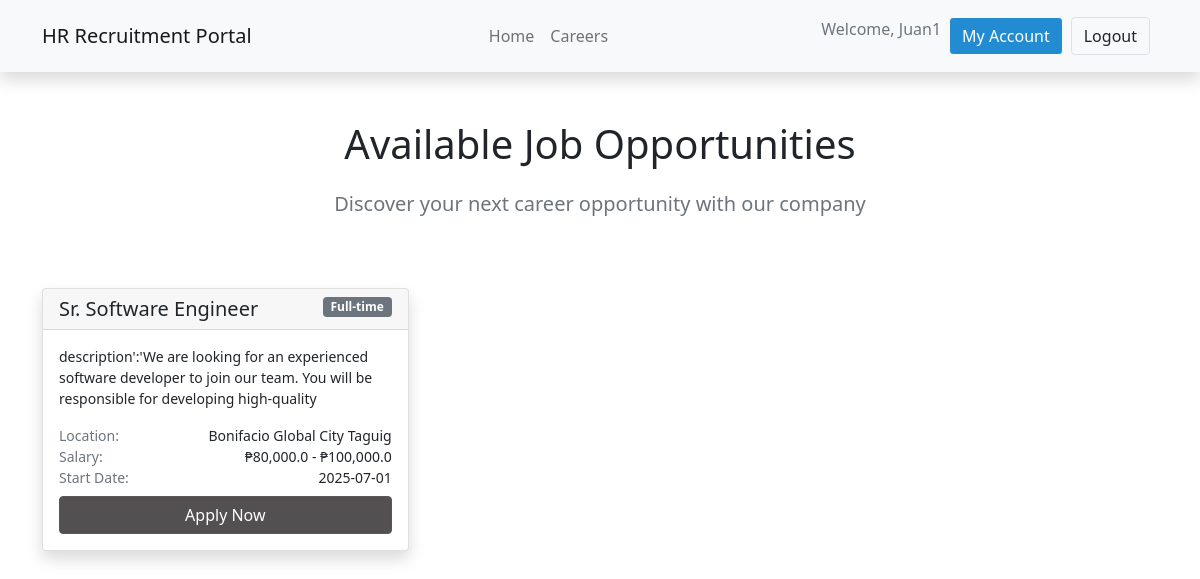
/career (signed in), run on the app's committed database.
### my_app/models.py (models this page shows, shortened)
class Users(db.Model,UserMixin):
    id = db.Column(db.Integer(),primary_key=True)
    firstname=db.Column(db.String(length=30),nullable=False)
    lastname=db.Column(db.String(length=30),nullable=False)
    email_address=db.Column(db.String(length=51),nullable=False)
    password_hash=db.Column(db.String(length=30),nullable=False)
    address_1 = db.Column(db.String(length=120),nullable=True)
    address_2 = db.Column(db.String(length=100),nullable=True)
    brgy_id = db.Column(db.String(),nullable=True)
    munci_id = db.Column(db.String(),nullable=True)
    prov_id = db.Column(db.String(),nullable=True)
    zipcode = db.Column(db.String(),nullable=True)
    mobile_number = db.Column(db.String(length=11),nullable=True)
    phone_number = db.Column(db.String(length=8),nullable=True)
    profile_picture =db.Column(db.String(),nullable=True)
    department_id =db.Column(db.Integer(),db.ForeignKey('department.id'))
    department = db.relationship('Department')
    user_type_id = db.Column(db.Integer(),db.ForeignKey('usertype.id'))
    user_type = db.relationship('Usertype')
    creation_date = db.Column(db.Date(),nullable=False)
    write_date =  db.Column(db.Date(),nullable=False)
    @property
    def password(self):
        raise AttributeError("Password is write-only.")

class Jobs(db.Model):
    id = db.Column(db.Integer(),primary_key=True)
    job_title=db.Column(db.String(length=30),nullable=False)
    employment_type=db.Column(db.String(length=15),nullable=False)
    min_sal= db.Column(db.Float(),nullable=False)
    max_sal= db.Column(db.Float(),nullable=False)
    start_date = db.Column(db.Date(),nullable=False)
    location =db.Column(db.String(length=50),nullable=False)
    description =db.Column(db.String(length = 1030), nullable=False, unique=True)
    start_date = db.Column(db.Date(),nullable=False)
    department_id =db.Column(db.Integer, db.ForeignKey('department.id'))
    user_uid = db.Column(db.Integer(),db.ForeignKey('users.id'))
    create_uid = db.Column(db.Integer())
    write_uid = db.Column(db.Integer())
    creation_date = db.Column(db.Date(),nullable=False)
    write_date =  db.Column(db.Date(),nullable=False)

### my_app/routes.py (the view)
@app.route("/career")
@login_required
def career_page():
    jobs=Jobs.query.all()
    return render_template("career.html",jobs=jobs,show_navbar=True)

### my_app/models.py (called while the page is built)
@login_manager.user_loader
def load_user(user_id):
    return Users.query.get(int(user_id))

### my_app/templates/career.html (shortened to what this page needs)
{% extends "base.html" %}
{%block content%}
    <section id="section-1" class="text-dark p-5 text-center">
        <div class="container">
            <div class="d-sm-flex align-items-center justify-content-center">
                <div>
                    <h1>Available Job Opportunities</h1>
                    <h3 class="lead text-muted my-4">
                       Discover your next career opportunity with our company
                    </h3>
                </div>
            </div>
        </div>
     </section>
    <div class="container">
        <div class="row row-cols-1 row-cols-md-2 row-cols-lg-3 g-2">
            {%for job in jobs %}
            <div class="col">
                <div class="card h-100 shadow">
                    <div class="card-header d-flex justify-content-between align-items-start">
                        <div>
                        <h5 class="card-title mb-0">{{job.job_title}}</h5>
                        </div>
                        <span class="badge bg-secondary">{{job.employment_type}}</span>
                    </div>
                    <div class="card-body">
                        <p class="card-text small" style="max-height: 4.5em; overflow: hidden;">{{job.description}}</p>
                        <div class="mb-2 small">
                            <div class="d-flex justify-content-between">
                                <span class="text-muted">Location:</span>
                                <span>{{job.location}}</span>
                            </div>
                            <div class="d-flex justify-content-between">
                                <span class="text-muted">Salary:</span>
                                <span>₱{{ "{:,}".format(job.min_sal) }} - ₱{{ "{:,}".format(job.max_sal) }}</span>
                            </div>
                            <div class="d-flex justify-content-between">
                                <span class="text-muted">Start Date:</span>
                                <span>{{job.start_date}}</span>
                            </div>
                        </div>
                        <button class="btn btn-dark w-100">
                        Apply Now
                        </button>
                    </div>
                </div>
            </div>
            {% endfor %}
        </div>
    </div>
{% endblock %}

### my_app/templates/base.html (shortened to what this page needs)
<!DOCTYPE html>
<html lang="en">
<head>
    <link href="https://cdn.jsdelivr.net/npm/bootstrap@5.0.2/dist/css/bootstrap.min.css" rel="stylesheet">
    <link href="https://use.fontawesome.com/releases/v5.6.3/css/all.css" rel="stylesheet">
    <link rel="stylesheet" href="https://cdn.jsdelivr.net/npm/bootstrap-icons@1.3.0/font/bootstrap-icons.css">
    <link href="https://cdn.jsdelivr.net/npm/remixicon@3.2.0/fonts/remixicon.css" rel="stylesheet">
    <link href="https://cdn.datatables.net/1.13.8/css/dataTables.bootstrap5.min.css" rel="stylesheet">
    <link rel="stylesheet" href="https://cdn.datatables.net/select/1.7.0/css/select.bootstrap5.min.css" />
    <link href="https://cdn.jsdelivr.net/npm/x-editable-bs5@1.5.8/dist/bootstrap5-editable/css/bootstrap-editable.css" rel="stylesheet">
    <link rel= "stylesheet" href= "{{ url_for('static',filename='style.css') }}">
</head>
<body>
    {% if show_navbar %}
    <nav class="navbar navbar-expand-lg navbar-light bg-light shadow">
        <div class="container">
          <a class="navbar-brand" href={{url_for('home_page')}}>HR Recruitment Portal</a>
          <div class="collapse navbar-collapse justify-content-center custom-nav-center p-2" id="navbarNav">
            <ul class="navbar-nav ms-auto ">
              <li class="nav-item active">
                <a class="nav-link" href="{{url_for('home_page')}}">Home </a>
              </li>
              <li class="nav-item">
                <a class="nav-link" href="{{url_for('career_page')}}">Careers</a>
              </li>
            </ul>
              {% if current_user.is_authenticated%}
              <ul class="navbar-nav ms-auto gap-2 ">
                <span class="text-sm text-muted UserProf">Welcome, {{current_user.firstname|capitalize}}</span>
                <li class="nav-item">
                  {% if current_user.user_type.name=='admin'%}
                  <button type="button" id="nav-btn" class="btn btn-light fw-normal btn-md lead" onclick="location.href='{{ url_for('admin_dashboard') }}'">
                    Dashboard
                  </button>
                  {% elif current_user.user_type.name=='internal'%}
                  <button type="button" id="nav-btn" class="btn btn-light fw-normal btn-md lead" onclick="location.href='{{ url_for('internal_dashboard') }}'">
                    Dashboard
                  </button>
                  {% else %}
                  <button type="button" id="nav-btn" class="btn btn-light fw-normal btn-md lead" onclick="location.href='{{ url_for('public_dashboard',user_id = current_user.id) }}'">
                    My Account
                  </button>
                  {% endif %}
                </li>
                <li class="nav-item">
                  <button type="button" id="login-btn" class="btn fw-normal btn-md lead border" onclick="location.href='{{ url_for('logout_page') }}'">
                    Logout
                  </button>
                </li>
              {% endif %}
            </ul>
          </div>
        </div>
    </nav>
    {% endif %}
    {% block content%}
    {% endblock%}
</body>
</html>

### my_app/static/style.css (style rules this page uses)
* { padding: 0; margin: 0; box-sizing: border-box; }
#nav-btn { color: #ffffff; background-color: #228bd1; white-space: nowrap; }
#login-btn,#signup-btn { font-size: 1rem; font-weight: 500; }
.main-content,.navbar { transition: margin 0.3s ease; }
.btn-dark, .btn-dark:focus, .btn-dark:active, .btn-dark:focus:active, .btn-dark:focus-visible { background-color: #525050; border: 1px solid rgb(92, 86, 86); outline: none; box-shadow: none; color: #ffffff; transition: transform 0.2s ease, box-shadow 0.2s ease; }

### data on the page
Users: firstname "Juan1"
Jobs: job_title "Sr. Software Engineer", employment_type "Full-time", description "description':'We are looking for an experienced software developer to join our team. You will be responsible for developing high-quality…", location "Bonifacio Global City Taguig", min_sal "80,000.0", max_sal "100,000.0", start_date "2025-07-01"
